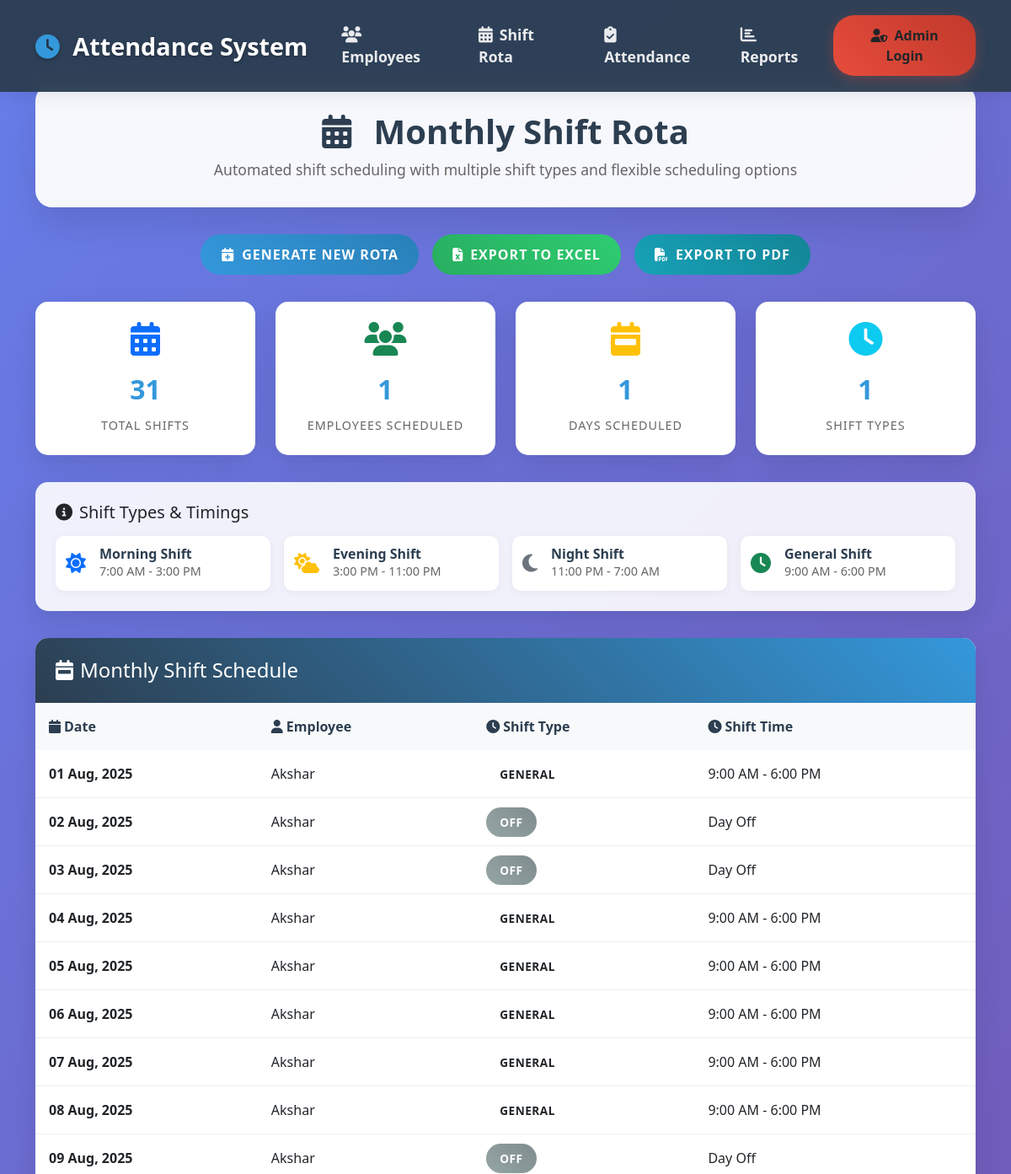
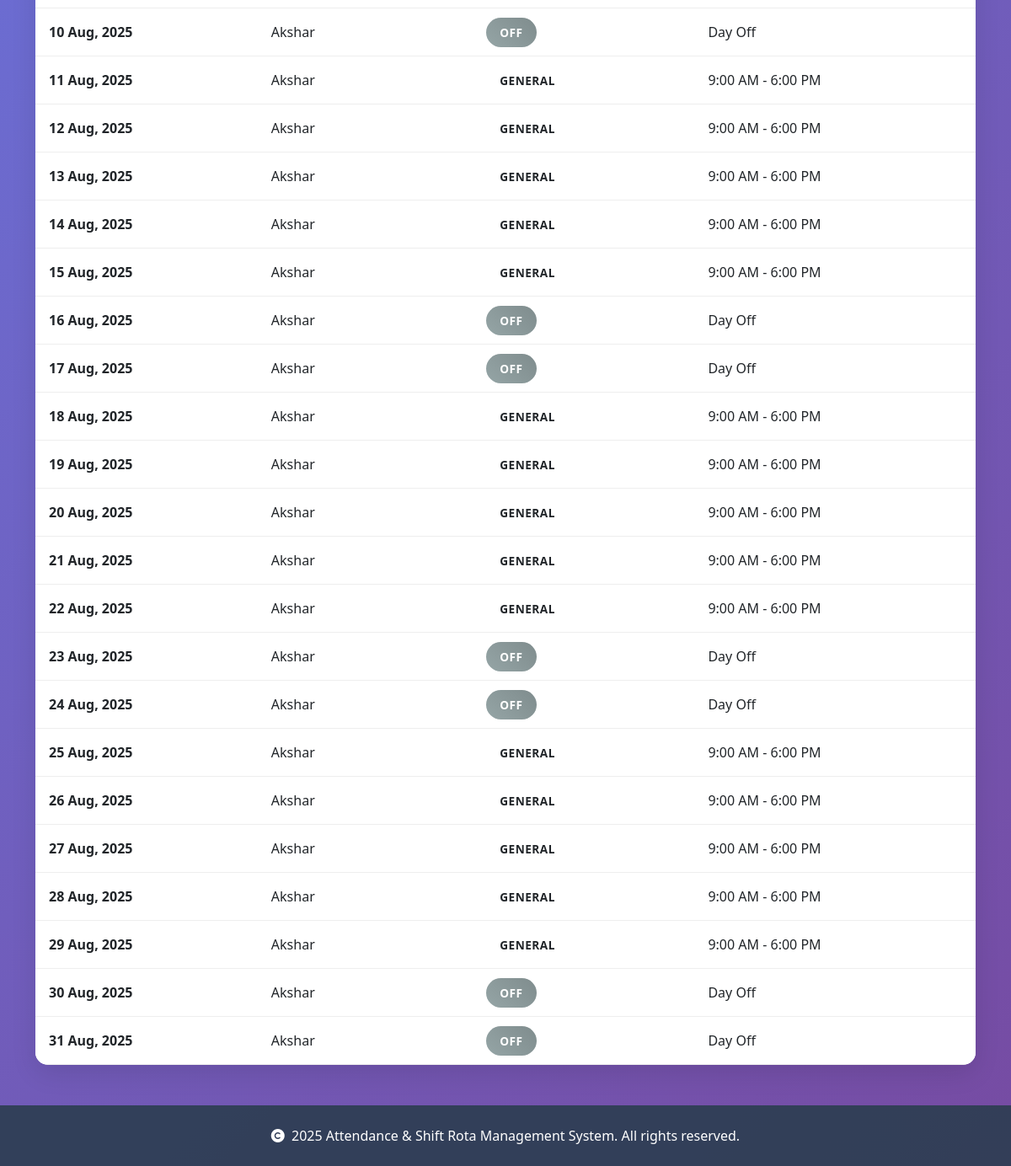
The page /rota on the database its author committed (2 pictures, top to bottom).
### Sarthak-final-main/models.py (models this page shows)
class ShiftRota(db.Model):
    id = db.Column(db.Integer, primary_key=True)
    employee_id = db.Column(db.Integer, db.ForeignKey('employee.id'))
    date = db.Column(db.Date, nullable=False)
    shift_type_id = db.Column(db.Integer, db.ForeignKey('shift_type.id'))

class Employee(db.Model):
    id = db.Column(db.Integer, primary_key=True)
    emp_id = db.Column(db.String(20), unique=True, nullable=False)
    name = db.Column(db.String(100), nullable=False)
    designation = db.Column(db.String(100))
    location = db.Column(db.String(100))
    department = db.Column(db.String(100))
    grade = db.Column(db.String(50))
    status = db.Column(db.String(20), default='active')

class ShiftType(db.Model):
    id = db.Column(db.Integer, primary_key=True)
    code = db.Column(db.String(10), unique=True, nullable=False)  # M, E, N, G, Off, Leave
    description = db.Column(db.String(100))

### Sarthak-final-main/app.py (the view)
@app.route('/rota')
def view_rota():
    today = date.today()
    start_date = date(today.year, today.month, 1)
    if today.month == 12:
        end_date = date(today.year + 1, 1, 1) - timedelta(days=1)
    else:
        end_date = date(today.year, today.month + 1, 1) - timedelta(days=1)
    rotas = db.session.query(ShiftRota, Employee, ShiftType).join(
        Employee, ShiftRota.employee_id==Employee.id
    ).join(
        ShiftType, ShiftRota.shift_type_id==ShiftType.id
    ).filter(
        ShiftRota.date >= start_date,
        ShiftRota.date <= end_date
    ).order_by(ShiftRota.date, Employee.name).all()
    return render_template('rota.html', rotas=rotas)

### Sarthak-final-main/app.py (called while the page is built)
def is_admin_logged_in():
    return session.get('admin', False)

### Sarthak-final-main/templates/rota.html (shortened to what this page needs)
<!DOCTYPE html>
<html lang="en">
<head>
    <link href="https://cdn.jsdelivr.net/npm/bootstrap@5.3.0/dist/css/bootstrap.min.css" rel="stylesheet">
    <link href="https://cdnjs.cloudflare.com/ajax/libs/font-awesome/6.4.0/css/all.min.css" rel="stylesheet">
</head>
<body>
    <nav class="navbar navbar-expand-lg navbar-dark fixed-top">
        <div class="container">
            <a class="navbar-brand" href="/">
                <i class="fas fa-clock"></i>
                Attendance System
            </a>
            <div class="collapse navbar-collapse" id="navbarNav">
                <ul class="navbar-nav me-auto mb-2 mb-lg-0">
                    <li class="nav-item">
                        <a class="nav-link" href="/employee">
                            <i class="fas fa-users"></i>Employees
                        </a>
                    </li>
                    <li class="nav-item">
                        <a class="nav-link active" href="/rota">
                            <i class="fas fa-calendar-alt"></i>Shift Rota
                        </a>
                    </li>
                    <li class="nav-item">
                        <a class="nav-link" href="/attendance">
                            <i class="fas fa-clipboard-check"></i>Attendance
                        </a>
                    </li>
                    <li class="nav-item">
                        <a class="nav-link" href="/reports">
                            <i class="fas fa-chart-bar"></i>Reports
                        </a>
                    </li>
                </ul>
                {% if is_admin_logged_in() %}
                    <div class="dropdown">
                        <button class="btn btn-admin dropdown-toggle" type="button" id="adminDropdown" data-bs-toggle="dropdown" aria-expanded="false">
                            <i class="fas fa-user-shield"></i>Admin
                        </button>
                        <ul class="dropdown-menu dropdown-menu-end" aria-labelledby="adminDropdown">
                            <li><a class="dropdown-item" href="/admin/employees">
                                <i class="fas fa-users me-2"></i>Manage Employees
                            </a></li>
                            <li><hr class="dropdown-divider"></li>
                            <li><a class="dropdown-item" href="/admin/logout">
                                <i class="fas fa-sign-out-alt me-2"></i>Logout
                            </a></li>
                        </ul>
                    </div>
                {% else %}
                    <a href="/admin/login" class="btn btn-admin">
                        <i class="fas fa-user-shield"></i>Admin Login
                    </a>
                {% endif %}
            </div>
        </div>
    </nav>
    <div class="container" style="margin-top: 100px;">
        <div class="page-header">
            <h1 class="page-title">
                <i class="fas fa-calendar-alt me-3"></i>
                Monthly Shift Rota
            </h1>
            <p class="page-subtitle">
                Automated shift scheduling with multiple shift types and flexible scheduling options
            </p>
        </div>
        <div class="action-buttons">
            <a href="/admin/login?redirect=generate_rota" class="btn-custom btn-primary-custom">
                <i class="fas fa-calendar-plus me-2"></i>Generate New Rota
            </a>
            <a href="/export_rota_excel" class="btn-custom btn-success-custom">
                <i class="fas fa-file-excel me-2"></i>Export to Excel
            </a>
            <a href="/export_rota_pdf" class="btn-custom btn-info-custom">
                <i class="fas fa-file-pdf me-2"></i>Export to PDF
            </a>
        </div>
        <div class="stats-cards">
            <div class="stat-card">
                <i class="fas fa-calendar-days stat-icon text-primary"></i>
                <span class="stat-number">{{ rotas|length }}</span>
                <div class="stat-label">Total Shifts</div>
            </div>
            <div class="stat-card">
                <i class="fas fa-users stat-icon text-success"></i>
                <span class="stat-number">{{ rotas|map(attribute='employee_id')|unique|list|length }}</span>
                <div class="stat-label">Employees Scheduled</div>
            </div>
            <div class="stat-card">
                <i class="fas fa-calendar-week stat-icon text-warning"></i>
                <span class="stat-number">{{ rotas|map(attribute='date')|unique|list|length }}</span>
                <div class="stat-label">Days Scheduled</div>
            </div>
            <div class="stat-card">
                <i class="fas fa-clock stat-icon text-info"></i>
                <span class="stat-number">{{ rotas|map(attribute='shift_type_id')|unique|list|length }}</span>
                <div class="stat-label">Shift Types</div>
            </div>
        </div>
        <div class="shift-info">
            <h5 class="mb-3">
                <i class="fas fa-info-circle me-2"></i>Shift Types & Timings
            </h5>
            <div class="info-grid">
                <div class="info-item">
                    <i class="fas fa-sun info-icon text-primary"></i>
                    <div class="info-content">
                        <h6>Morning Shift</h6>
                        <p>7:00 AM - 3:00 PM</p>
                    </div>
                </div>
                <div class="info-item">
                    <i class="fas fa-cloud-sun info-icon text-warning"></i>
                    <div class="info-content">
                        <h6>Evening Shift</h6>
                        <p>3:00 PM - 11:00 PM</p>
                    </div>
                </div>
                <div class="info-item">
                    <i class="fas fa-moon info-icon text-secondary"></i>
                    <div class="info-content">
                        <h6>Night Shift</h6>
                        <p>11:00 PM - 7:00 AM</p>
                    </div>
                </div>
                <div class="info-item">
                    <i class="fas fa-clock info-icon text-success"></i>
                    <div class="info-content">
                        <h6>General Shift</h6>
                        <p>9:00 AM - 6:00 PM</p>
                    </div>
                </div>
            </div>
        </div>
        <div class="rota-table">
            <div class="table-header">
                <h4 class="mb-0">
                    <i class="fas fa-calendar-week me-2"></i>Monthly Shift Schedule
                </h4>
            </div>
            <div class="table-responsive">
                <table class="table table-hover mb-0">
                    <thead>
                        <tr>
                            <th><i class="fas fa-calendar me-1"></i>Date</th>
                            <th><i class="fas fa-user me-1"></i>Employee</th>
                            <th><i class="fas fa-clock me-1"></i>Shift Type</th>
                            <th><i class="fas fa-clock me-1"></i>Shift Time</th>
                        </tr>
                    </thead>
                    <tbody>
                        {% for rota, emp, shift in rotas %}
                        <tr>
                            <td><strong>{{ rota.date.strftime('%d %b, %Y') }}</strong></td>
                            <td>{{ emp.name or 'N/A' }}</td>
                            <td>
                                <span class="shift-badge shift-{{ shift.code.lower() }}">
                                    {{ shift.description }}
                                </span>
                            </td>
                            <td>
                                {% if shift.code == 'M' %}
                                    7:00 AM - 3:00 PM
                                {% elif shift.code == 'E' %}
                                    3:00 PM - 11:00 PM
                                {% elif shift.code == 'N' %}
                                    11:00 PM - 7:00 AM
                                {% elif shift.code == 'G' %}
                                    9:00 AM - 6:00 PM
                                {% elif shift.code == 'Off' %}
                                    Day Off
                                {% elif shift.code == 'Leave' %}
                                    Leave
                                {% else %}
                                    N/A
                                {% endif %}
                            </td>
                        </tr>
                        {% endfor %}
                    </tbody>
                </table>
            </div>
        </div>
    </div>
    <footer class="text-center py-4 mt-5" style="background: rgba(44, 62, 80, 0.9); color: white;">
        <div class="container">
            <p class="mb-0">
                <i class="fas fa-copyright me-1"></i>
                                        2025 Attendance & Shift Rota Management System. All rights reserved.
            </p>
        </div>
    </footer>
</body>
</html>

### Sarthak-final-main/templates/rota.html (style rules this page uses)
:root { --primary-color: #2c3e50; --secondary-color: #3498db; --accent-color: #e74c3c; --success-color: #27ae60; --warning-color: #f39c12; --light-bg: #f8f9fa; --dark-bg: #2c3e50; }
body { font-family: 'Segoe UI', Tahoma, Geneva, Verdana, sans-serif; background: linear-gradient(135deg, #667eea 0%, #764ba2 100%); min-height: 100vh; }
.navbar { background: rgba(44, 62, 80, 0.95) !important; backdrop-filter: blur(10px); box-shadow: 0 2px 20px rgba(0,0,0,0.1); padding: 1rem 0; }
.navbar-brand { font-weight: 700; font-size: 1.8rem; color: #fff !important; text-shadow: 0 2px 4px rgba(0,0,0,0.3); }
.navbar-brand i { color: #3498db; margin-right: 0.5rem; }
.nav-link { font-weight: 600; font-size: 1.1rem; transition: all 0.3s ease; position: relative; padding: 0.75rem 1.2rem !important; margin: 0 0.3rem; border-radius: 8px; color: rgba(255, 255, 255, 0.9) !important; }
.nav-link i { margin-right: 0.5rem; font-size: 1.2rem; }
.nav-link::after { content: ''; position: absolute; width: 0; height: 3px; bottom: 0; left: 50%; background: linear-gradient(45deg, #3498db, #2980b9); transition: all 0.3s ease; transform: translateX(-50%); border-radius: 2px; }
.btn-admin { background: linear-gradient(45deg, #e74c3c, #c0392b); border: none; padding: 0.75rem 1.5rem; border-radius: 25px; font-weight: 600; font-size: 1rem; transition: all 0.3s ease; box-shadow: 0 4px 15px rgba(231, 76, 60, 0.3); }
.btn-admin i { margin-right: 0.5rem; }
.page-header { background: rgba(255, 255, 255, 0.95); border-radius: 20px; padding: 2rem; margin: 2rem 0; box-shadow: 0 20px 40px rgba(0,0,0,0.1); backdrop-filter: blur(10px); }
.page-title { font-size: 2.5rem; font-weight: 700; color: var(--primary-color); margin-bottom: 0.5rem; text-align: center; }
.page-subtitle { font-size: 1.1rem; color: #666; text-align: center; margin-bottom: 0; }
.action-buttons { display: flex; gap: 1rem; justify-content: center; margin: 2rem 0; flex-wrap: wrap; }
.btn-custom { padding: 12px 24px; border-radius: 25px; font-weight: 600; text-transform: uppercase; letter-spacing: 1px; transition: all 0.3s ease; border: none; position: relative; overflow: hidden; text-decoration: none; display: inline-block; }
.btn-primary-custom { background: linear-gradient(45deg, #3498db, #2980b9); color: white; }
.btn-success-custom { background: linear-gradient(45deg, #27ae60, #2ecc71); color: white; }
.btn-info-custom { background: linear-gradient(45deg, #17a2b8, #138496); color: white; }
.stats-cards { display: grid; grid-template-columns: repeat(auto-fit, minmax(200px, 1fr)); gap: 1.5rem; margin: 2rem 0; }
.stat-card { background: white; border-radius: 15px; padding: 1.5rem; text-align: center; box-shadow: 0 10px 30px rgba(0,0,0,0.1); transition: all 0.3s ease; }
.stat-icon { font-size: 2.5rem; margin-bottom: 1rem; display: block; }
.stat-number { font-size: 2rem; font-weight: 700; color: var(--secondary-color); display: block; margin-bottom: 0.5rem; }
.stat-label { color: #666; font-weight: 500; text-transform: uppercase; letter-spacing: 1px; font-size: 0.9rem; }
.rota-table { background: white; border-radius: 15px; overflow: hidden; box-shadow: 0 10px 30px rgba(0,0,0,0.1); margin: 2rem 0; }
.table-header { background: linear-gradient(45deg, var(--primary-color), var(--secondary-color)); color: white; padding: 1.5rem; font-weight: 600; }
.table th { background: #f8f9fa; border: none; font-weight: 600; color: var(--primary-color); padding: 1rem; }
.table td { border: none; border-bottom: 1px solid #eee; vertical-align: middle; padding: 1rem; }
.shift-badge { padding: 0.5rem 1rem; border-radius: 50px; font-size: 0.85rem; font-weight: 600; text-transform: uppercase; letter-spacing: 0.5px; }
.shift-off { background: linear-gradient(45deg, #95a5a6, #7f8c8d); color: white; }
.shift-info { background: rgba(255, 255, 255, 0.9); border-radius: 15px; padding: 1.5rem; margin: 1rem 0; box-shadow: 0 10px 30px rgba(0,0,0,0.1); }
.info-grid { display: grid; grid-template-columns: repeat(auto-fit, minmax(200px, 1fr)); gap: 1rem; }
.info-item { display: flex; align-items: center; padding: 0.75rem; background: white; border-radius: 10px; box-shadow: 0 2px 10px rgba(0,0,0,0.05); }
.info-icon { font-size: 1.5rem; margin-right: 1rem; color: var(--secondary-color); }
.info-content h6 { margin: 0; color: var(--primary-color); font-weight: 600; }
.info-content p { margin: 0; color: #666; font-size: 0.9rem; }

### rows shown on the page
ShiftRota: date "01 Aug, 2025", name "Akshar", description "GENERAL", shows "9:00 AM - 6:00 PM"
ShiftRota: date "02 Aug, 2025", name "Akshar", description "OFF", shows "Day Off"
ShiftRota: date "03 Aug, 2025", name "Akshar", description "OFF", shows "Day Off"
ShiftRota: date "04 Aug, 2025", name "Akshar", description "GENERAL", shows "9:00 AM - 6:00 PM"
ShiftRota: date "05 Aug, 2025", name "Akshar", description "GENERAL", shows "9:00 AM - 6:00 PM"
ShiftRota: date "06 Aug, 2025", name "Akshar", description "GENERAL", shows "9:00 AM - 6:00 PM"
ShiftRota: date "07 Aug, 2025", name "Akshar", description "GENERAL", shows "9:00 AM - 6:00 PM"
ShiftRota: date "08 Aug, 2025", name "Akshar", description "GENERAL", shows "9:00 AM - 6:00 PM"
ShiftRota: date "09 Aug, 2025", name "Akshar", description "OFF", shows "Day Off"
ShiftRota: date "10 Aug, 2025", name "Akshar", description "OFF", shows "Day Off"
ShiftRota: date "11 Aug, 2025", name "Akshar", description "GENERAL", shows "9:00 AM - 6:00 PM"
ShiftRota: date "12 Aug, 2025", name "Akshar", description "GENERAL", shows "9:00 AM - 6:00 PM"
ShiftRota: date "13 Aug, 2025", name "Akshar", description "GENERAL", shows "9:00 AM - 6:00 PM"
ShiftRota: date "14 Aug, 2025", name "Akshar", description "GENERAL", shows "9:00 AM - 6:00 PM"
ShiftRota: date "15 Aug, 2025", name "Akshar", description "GENERAL", shows "9:00 AM - 6:00 PM"
ShiftRota: date "16 Aug, 2025", name "Akshar", description "OFF", shows "Day Off"
ShiftRota: date "17 Aug, 2025", name "Akshar", description "OFF", shows "Day Off"
ShiftRota: date "18 Aug, 2025", name "Akshar", description "GENERAL", shows "9:00 AM - 6:00 PM"
ShiftRota: date "19 Aug, 2025", name "Akshar", description "GENERAL", shows "9:00 AM - 6:00 PM"
ShiftRota: date "20 Aug, 2025", name "Akshar", description "GENERAL", shows "9:00 AM - 6:00 PM"
ShiftRota: date "21 Aug, 2025", name "Akshar", description "GENERAL", shows "9:00 AM - 6:00 PM"
ShiftRota: date "22 Aug, 2025", name "Akshar", description "GENERAL", shows "9:00 AM - 6:00 PM"
ShiftRota: date "23 Aug, 2025", name "Akshar", description "OFF", shows "Day Off"
ShiftRota: date "24 Aug, 2025", name "Akshar", description "OFF", shows "Day Off"
ShiftRota: date "25 Aug, 2025", name "Akshar", description "GENERAL", shows "9:00 AM - 6:00 PM"
ShiftRota: date "26 Aug, 2025", name "Akshar", description "GENERAL", shows "9:00 AM - 6:00 PM"
ShiftRota: date "27 Aug, 2025", name "Akshar", description "GENERAL", shows "9:00 AM - 6:00 PM"
ShiftRota: date "28 Aug, 2025", name "Akshar", description "GENERAL", shows "9:00 AM - 6:00 PM"
ShiftRota: date "29 Aug, 2025", name "Akshar", description "GENERAL", shows "9:00 AM - 6:00 PM"
ShiftRota: date "30 Aug, 2025", name "Akshar", description "OFF", shows "Day Off"
ShiftRota: date "31 Aug, 2025", name "Akshar", description "OFF", shows "Day Off"

### other values the page prints
{{ rotas|length }} "31"
{{ rotas|map(attribute='employee_id')|unique|list|length }} "1"
{{ rotas|map(attribute='date')|unique|list|length }} "1"
{{ rotas|map(attribute='shift_type_id')|unique|list|length }} "1"
